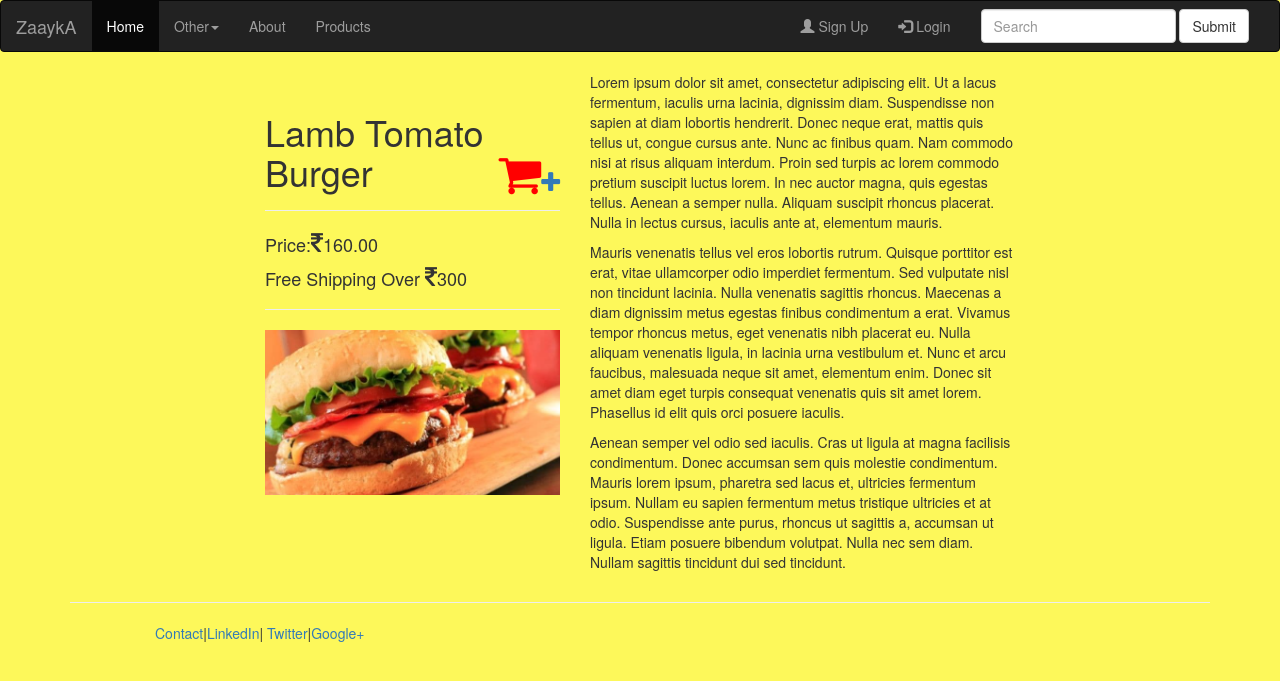
Screenshot of /products/lamb-tomato-burger/ with the database file from the repository.
### Products/models.py (models this page shows, shortened)
class Product(models.Model):
    title= models.CharField(max_length=120)
    description = models.TextField()
    price = models.DecimalField(decimal_places=2,max_digits=12)
    category = models.DecimalField(decimal_places=0,max_digits=2,default=False)
    slug =models.SlugField(unique=True)
    timestamp = models.DateTimeField(auto_now_add=True,auto_now=False)
    update = models.DateTimeField(auto_now_add=False,auto_now=True)
    active = models.BooleanField(default=True)
    class Meta:
        unique_together =('title','slug')

class ProductImage(models.Model):
    product = models.ForeignKey(Product,on_delete=models.CASCADE)
    image = models.ImageField(upload_to='fdimg')
    featured = models.BooleanField(default=False)
    thumbnail = models.BooleanField(default=False)
    active = models.BooleanField(default=True)
    update = models.DateTimeField(auto_now_add=False,auto_now=True)

### Products/views.py (the view)
# urls.py: path('products/<slug:slug>/',product_views.single,name='single_product'),
def single(request,slug):
    try:
        product = Product.objects.get(slug=slug)
        images = product.productimage_set.all()
        context ={'product': product,"images":images}
        template = 'Products/single.html'
        return render(request,template,context)
    except:
        raise Http404

### Products/templates/Products/single.html
{% extends "Products/base.html" %}
{% block content %}
<div class="row">
  <div class="col-md-5">
    <div class="page-header">
    <h1>{{product.title}}  <a href="{% url 'update_cart' product.slug 1 %}" class="pull-right"><i class="fa fa-shopping-cart" style="font-size:46px;color:red"></i><i class="fa fa-plus" style="font-size:24px"></i></a></h1>
  </div>
  <h4>Price:<i class="fa fa-inr" style="font-size:24px"></i>{{product.price}}</h4>
  <h4>Free Shipping Over <i class="fa fa-inr" style="font-size:24px"></i>300</h4>
  <hr>
    {% for img in images %}
        <img class=" img-responsive" src="{{ img.image.url }}" alt="Card image">
    {% endfor %}
  </div>
  <div class="col-md-7">
    {{product.description|linebreaks}}
  </div>
{% endblock %}

### rows the page displays
Product: title "Lamb Tomato Burger", price "160.00", description "Lorem ipsum dolor sit amet, consectetur adipiscing elit. Ut a lacus fermentum, iaculis urna lacinia, dignissim diam. Suspendisse non sapien at diam lobortis hendrerit. Donec neque erat, mattis quis tellus ut, congue cursus ante. Nunc ac finibus quam. Nam commodo nisi at risus aliquam interdum. Proin sed turpis ac lorem commodo pretium suscipit luctus lorem. In nec auctor magna, quis egestas tellus. Aenean a semper nulla. Aliquam suscipit rhoncus placerat. Nulla in lectus cursus, iaculis ante at, elementum mauris. Mauris venenatis tellus vel eros lobortis rutrum. Quisque porttitor est erat, vitae ullamcorper odio imperdiet fermentum. Sed vulputate nisl non tincidunt lacinia. Nulla venenatis…"
ProductImage: image (picture)
